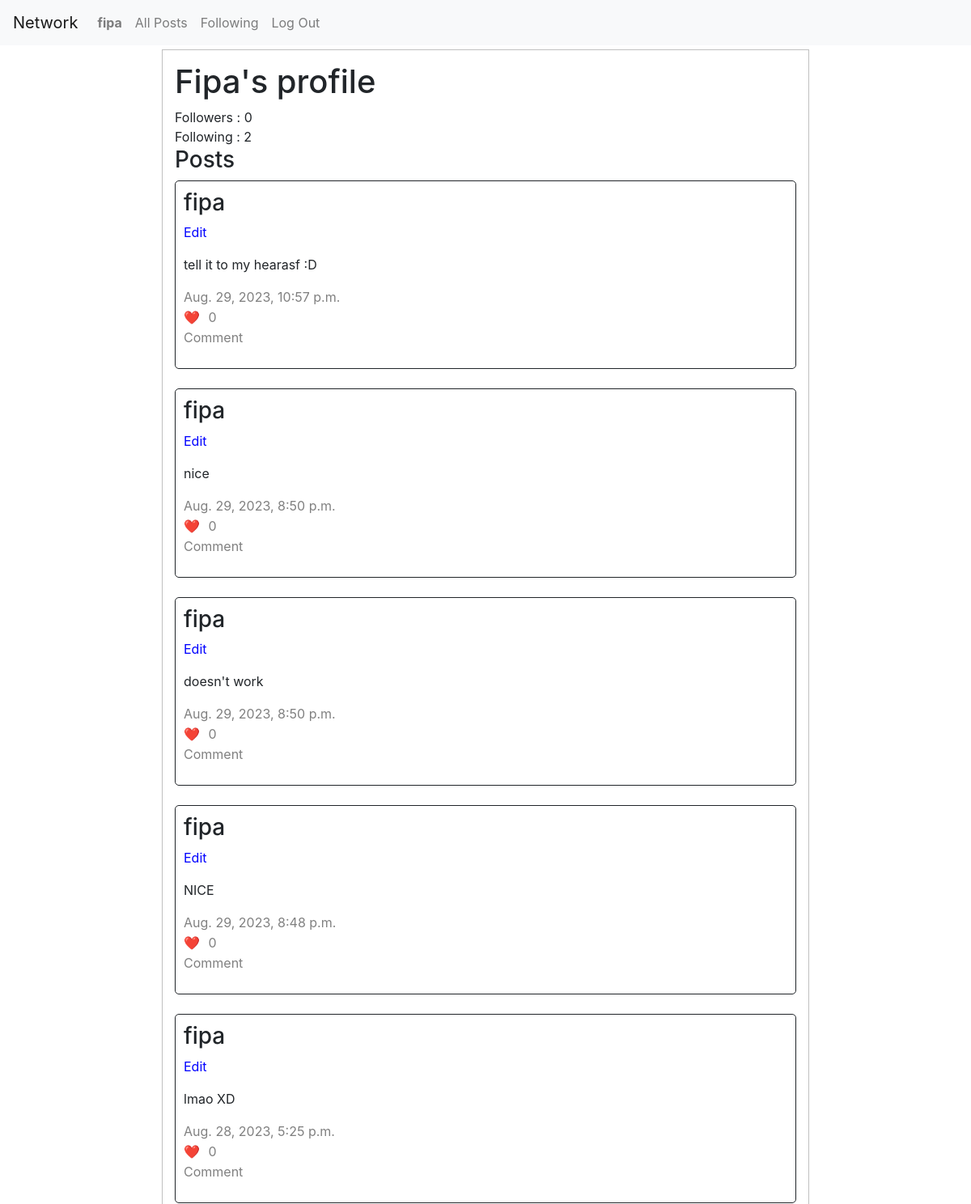
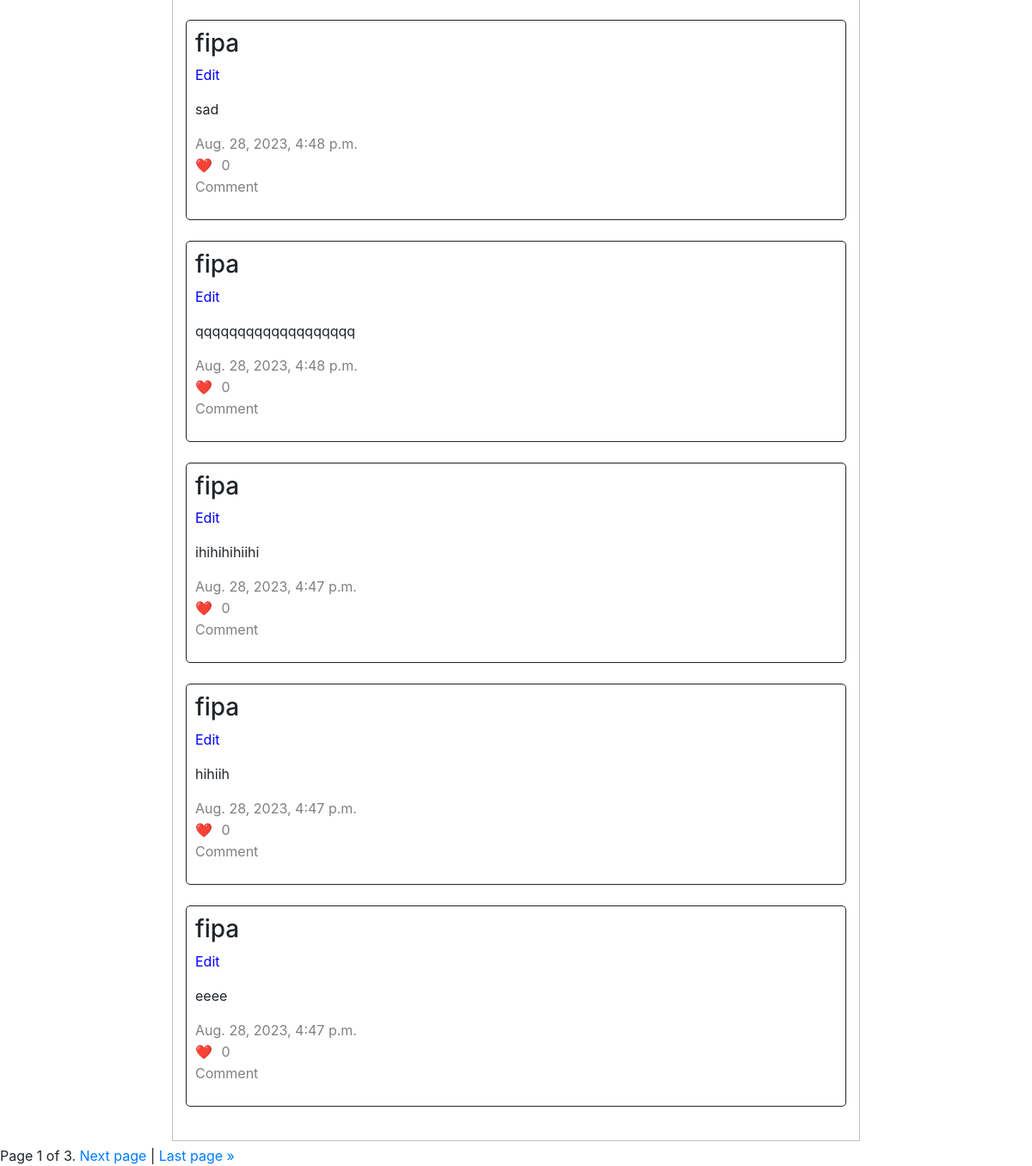
The app's page /profile/fipa (signed in), older data (2 pictures, top to bottom).
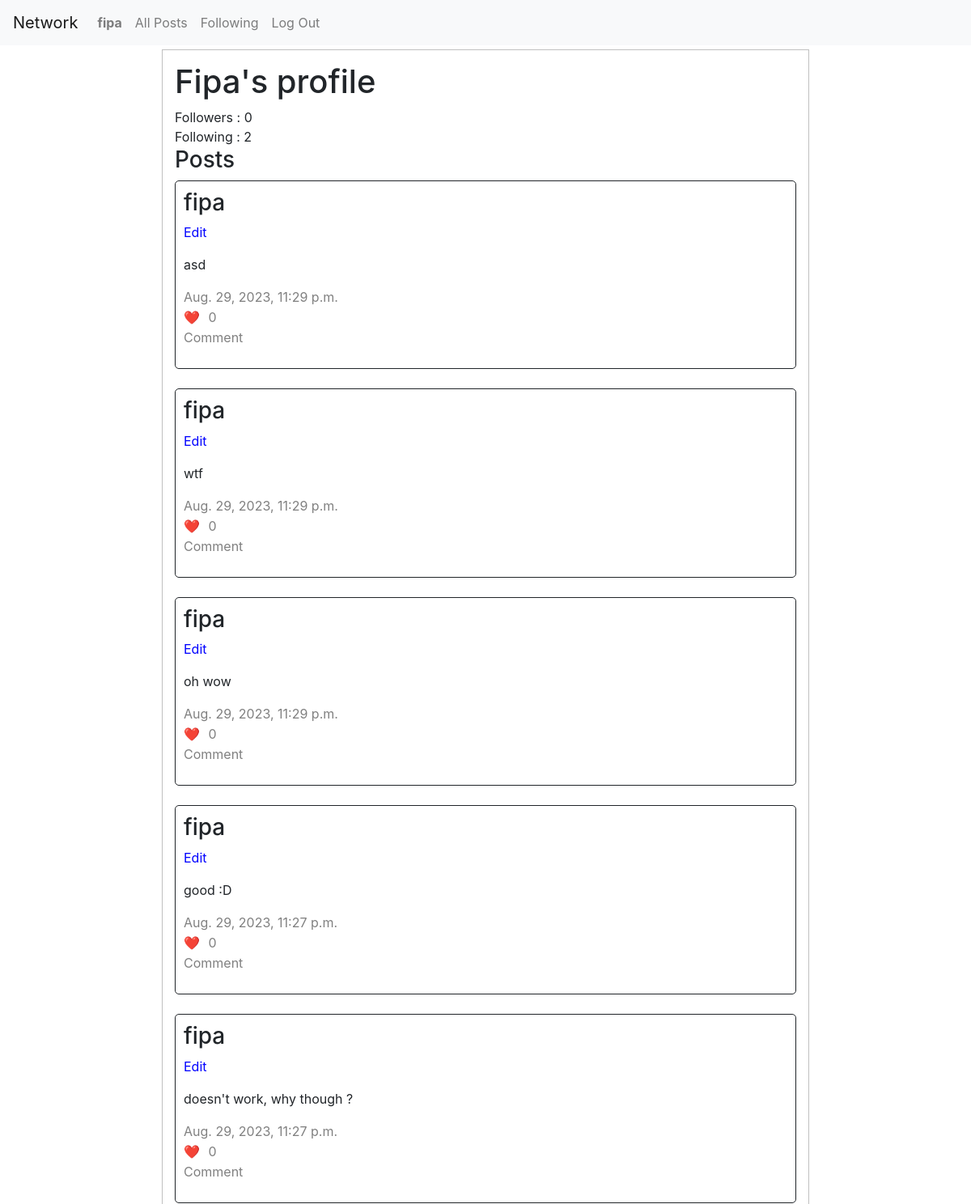
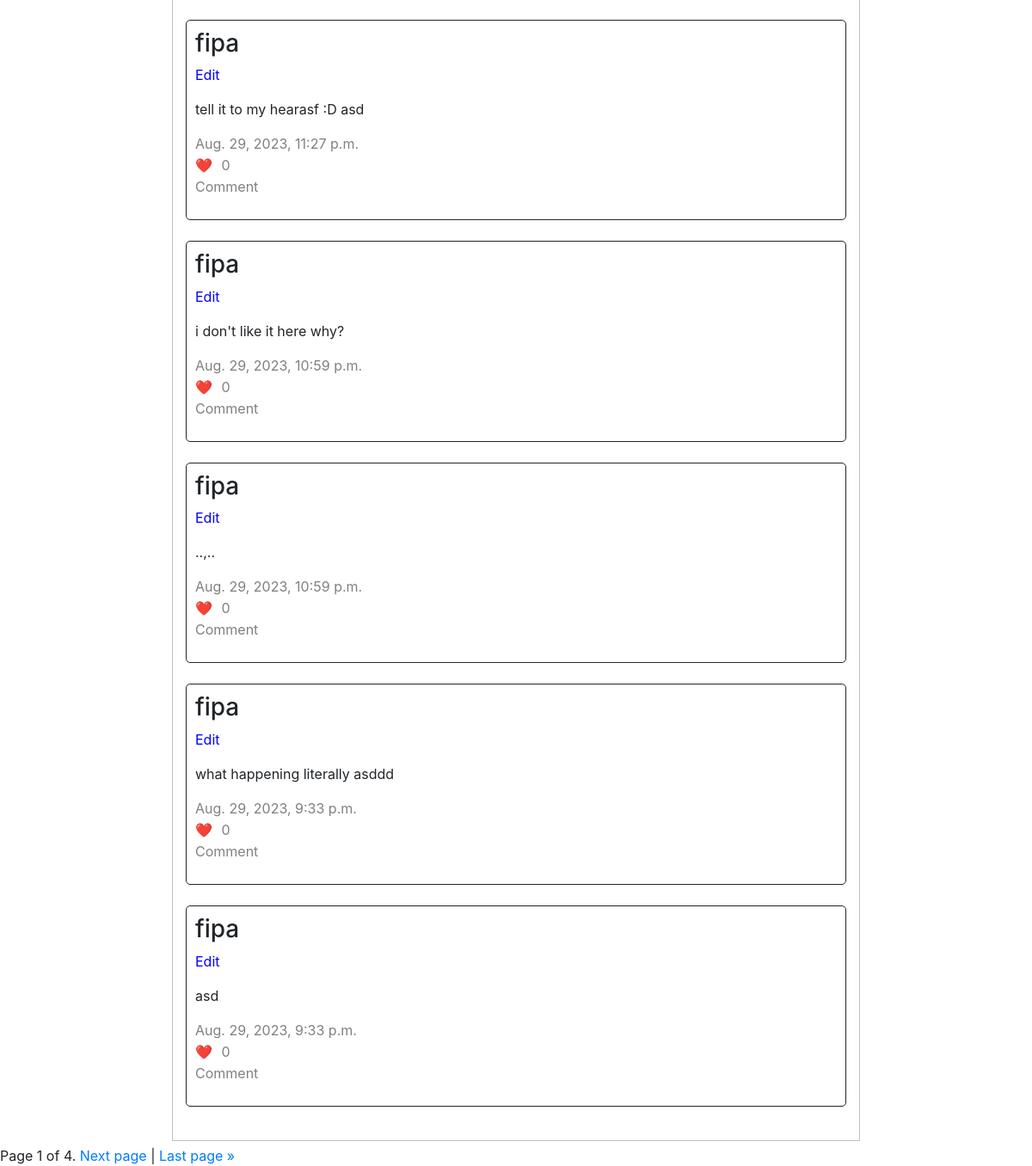
The same page, newer data (2 pictures, top to bottom).
### network/models.py (models this page shows)
class NewPost(models.Model):
    posted_by = models.ForeignKey(User, on_delete=models.CASCADE, related_name='user')
    text = models.CharField(max_length=1000)
    timestamp = models.DateTimeField(default=timezone.now())
    likes = models.IntegerField(default=0)

class User(AbstractUser):
    followers = models.JSONField(default=list)
    following = models.JSONField(default=list)

### network/views.py (the view, shortened to what this page needs)
# urls.py: path("profile/<str:username>", views.profile, name="profile"),
@login_required
def profile(request, username):
    page_obj = paginator(request, 'profile', username)
    if username == request.user.username:
        follow = False
        followed = False
    return render(request, "network/profile.html", {
        "user": request.user,
        "user_profile": User.objects.get(username=username),
        "posts": page_obj,
        "follow": follow,
        "followed": followed,
    })

### network/views.py (called while the page is built)
def paginator(request, mode, username):
    page_number = request.GET.get('page')
    if mode == 'all':
        posts = NewPost.objects.all().order_by('-timestamp')
    elif mode == 'following':
        following = User.objects.filter(username__in=request.user.following).values_list('id', flat=True)
        posts = NewPost.objects.filter(posted_by__in=following).order_by('-timestamp')
    elif mode == 'profile':
        posts = NewPost.objects.filter(posted_by=User.objects.get(username=username)).order_by('-timestamp')
    paginator = Paginator(posts, 10)
    page_obj = paginator.get_page(page_number)
    return page_obj

### network/templates/network/profile.html (shortened to what this page needs)
{% extends "network/layout.html" %}
{% block body %}
    <div id="profile">
        <h1>{{ user_profile.username|capfirst }}'s profile</h1>
        Followers : {{ user_profile.followers|length }} <br>
        Following : {{ user_profile.following|length }} <br>
        <h3>Posts</h3>
        {% if posts %}
            {% for post in posts %}
                <div class="posts">
                    <h3><a class="profilelink" data-id="{{ post.id }}">{{ post.posted_by.username }}</a></h3>
                    <p class="edit_button" id="edit_post_{{ post.id }}" data-id="{{ post.id }}">Edit</p>
                    <p id="text_{{ post.id }}">{{ post.text }}</p>
                    <span class="greytext">{{ post.timestamp }}</span><br>
                    <div class="like_div">
                        <span>❤️</span>
                        <button class="like_button" data-id="{{ post.id }}">{{ post.likes }}</button>
                    </div>
                    <p class="greytext">Comment</p>
                </div><br>
            {% endfor %}
        {% else %}
            {{ user_profile.username }} haven't posted anything yet!
        {% endif %}
    </div>
{% endblock %}

### network/templates/network/layout.html (shortened to what this page needs)
{% load static %}
<!DOCTYPE html>
<html lang="en">
    <head>
        <link rel="stylesheet" href="https://stackpath.bootstrapcdn.com/bootstrap/4.4.1/css/bootstrap.min.css">
        <link href="{% static 'network/styles.css' %}" rel="stylesheet">
    </head>
    <body>
        <nav class="navbar navbar-expand-lg navbar-light bg-light">
            <a class="navbar-brand" href="{% url 'index' %}">Network</a>
            <div>
              <ul class="navbar-nav mr-auto">
                {% if user.is_authenticated %}
                    <li class="nav-item">
                        <a class="nav-link" href="{% url 'profile' user.username %}"><strong>{{ user.username }}</strong></a>
                    </li>
                {% endif %}
                <li class="nav-item">
                  <a class="nav-link" href="{% url 'index' %}">All Posts</a>
                </li>
                {% if user.is_authenticated %}
                    <li class="nav-item">
                        <a class="nav-link" href="{% url 'following' %}">Following</a>
                    </li>
                    <li class="nav-item">
                        <a class="nav-link" href="{% url 'logout' %}">Log Out</a>
                    </li>
                {% endif %}
              </ul>
            </div>
          </nav>
        <div class="body">
            {% block body %}
            {% endblock %}
            {% if user.is_authenticated %}
                <div class="pagination">
                    <span class="step-links">
                        <span class="current">
                            Page {{ posts.number }} of {{ posts.paginator.num_pages }}.
                        </span>
                        {% if posts.has_next %}
                            <a href="?page={{ posts.next_page_number }}">Next page</a> |
                            <a href="?page={{ posts.paginator.num_pages }}">Last page &raquo;</a>
                        {% endif %}
                    </span>
                </div>
            {% endif %}
        </div>
    </body>
</html>

Row changes from the older to the newer data that the page shows:
no longer on this page (row unchanged): NewPost: posted_by.username "fipa", text "NICE", timestamp "Aug. 29, 2023, 8:48 p.m.", likes "0"
no longer on this page (row unchanged): NewPost: posted_by.username "fipa", text "lmao XD", timestamp "Aug. 28, 2023, 5:25 p.m.", likes "0"
no longer on this page (row unchanged): NewPost: posted_by.username "fipa", text "sad", timestamp "Aug. 28, 2023, 4:48 p.m.", likes "0"
no longer on this page (row unchanged): NewPost: posted_by.username "fipa", text "qqqqqqqqqqqqqqqqqqq", timestamp "Aug. 28, 2023, 4:48 p.m.", likes "0"
no longer on this page (row unchanged): NewPost: posted_by.username "fipa", text "ihihihihiihi", timestamp "Aug. 28, 2023, 4:47 p.m.", likes "0"
no longer on this page (row unchanged): NewPost: posted_by.username "fipa", text "hihiih", timestamp "Aug. 28, 2023, 4:47 p.m.", likes "0"
no longer on this page (row unchanged): NewPost: posted_by.username "fipa", text "eeee", timestamp "Aug. 28, 2023, 4:47 p.m.", likes "0"
added NewPost: posted_by.username "fipa", text "asd", timestamp "Aug. 29, 2023, 11:29 p.m.", likes "0"
added NewPost: posted_by.username "fipa", text "wtf", timestamp "Aug. 29, 2023, 11:29 p.m.", likes "0"
added NewPost: posted_by.username "fipa", text "oh wow", timestamp "Aug. 29, 2023, 11:29 p.m.", likes "0"
changed NewPost: text "nice" → "good :D"; timestamp "Aug. 29, 2023, 8:50 p.m." → "Aug. 29, 2023, 11:27 p.m."
changed NewPost: text "doesn't work" → "doesn't work, why though ?"; timestamp "Aug. 29, 2023, 8:50 p.m." → "Aug. 29, 2023, 11:27 p.m."
changed NewPost: text "tell it to my hearasf :D" → "tell it to my hearasf :D asd"; timestamp "Aug. 29, 2023, 10:57 p.m." → "Aug. 29, 2023, 11:27 p.m."; moves down the list
added NewPost: posted_by.username "fipa", text "i don't like it here why?", timestamp "Aug. 29, 2023, 10:59 p.m.", likes "0"
added NewPost: posted_by.username "fipa", text "..,..", timestamp "Aug. 29, 2023, 10:59 p.m.", likes "0"
added NewPost: posted_by.username "fipa", text "what happening literally asddd", timestamp "Aug. 29, 2023, 9:33 p.m.", likes "0"
added NewPost: posted_by.username "fipa", text "asd", timestamp "Aug. 29, 2023, 9:33 p.m.", likes "0"
Text that changed along with them:
{{ posts.paginator.num_pages }}: "3" → "4"
